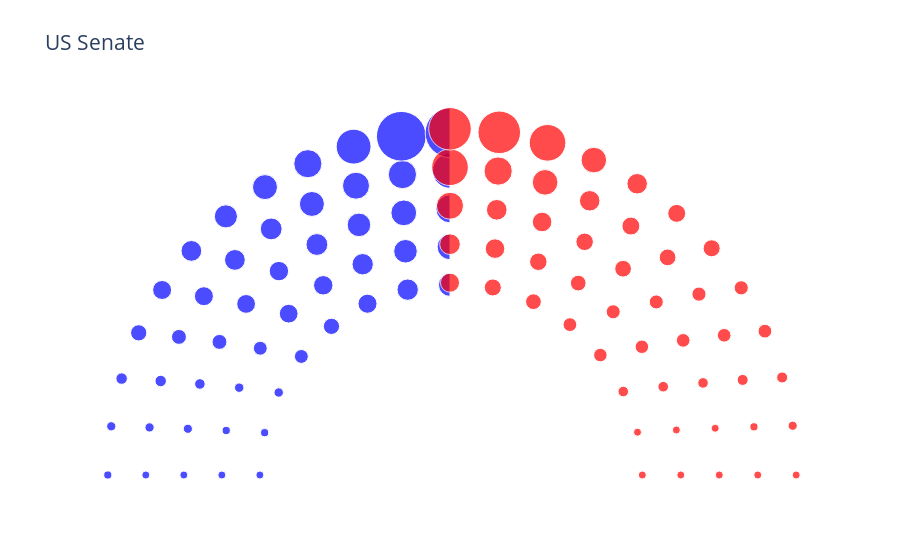

The code cell stored with this chart in its notebook:
### Code cell
# JUST MAKE A POLAR CHART FFS

from plotly.subplots import make_subplots

fig = make_subplots(rows=1, cols=2, specs=[[{'type': 'polar'}]*2]*1, horizontal_spacing=0)

rep_coords = [(r, a*90 / (r+2)) for a in range(12) for r in range(max(5, a-2),10)]
dem_coords = [(r, 180 - a*90 / (r+2)) for a in range(12) for r in range(max(5, a-2),10)]

r_vals = [a[0] for a in dem_coords] + [a[0] for a in rep_coords]
theta_vals = [a[1] for a in dem_coords] + [a[1] for a in rep_coords]



fig.add_trace(go.Scatterpolar(
        r = [a[0] for a in dem_coords],
        theta = [a[1] for a in dem_coords],
        text=list(Dns['Senator']),
        mode = 'markers',
        marker = dict(
            color='blue',
            size=list(Dns['POPESTIMATE2019']),
            sizemode='area',
            sizeref=2.*40000000/(50.**2),
            sizemin=4)

    ), 1, 1)

fig.add_trace(go.Scatterpolar(
        r = [a[0] for a in rep_coords],
        theta = [a[1] for a in rep_coords],
        text = list(Rns['Senator']),
        mode = 'markers',
        marker = dict(
            color='red',
            size=list(Rns['POPESTIMATE2019']),
            sizemode='area',
            sizeref=2.*40000000/(50.**2),
            sizemin=4)
    ), 1, 2)



fig.update_layout(
    title = "US Senate",
    font_size = 15,
    showlegend = False,
    polar = dict(
        sector = [90,180],
        bgcolor = "white",
        angularaxis = dict(showline=False,showticklabels=False, ticks=''),
        radialaxis = dict(showline=False, showticklabels=False, ticks='')
    ),
    polar2 = dict(
        sector = [0, 90],
        bgcolor = "white",
        angularaxis = dict(showline=False,showticklabels=False, ticks=''),
        radialaxis = dict(showline = False,showticklabels=False, ticks='')
    ),
    paper_bgcolor = "white"
)



fig.show()

### Figure 1 — Plotly figure (JSON) as saved in the notebook; plotly's stock layout.template omitted (floating-point values rounded to 4 significant figures)
{"data": [{"marker": {"color": "blue", "size": [623989, 623989, 973764, 973764, 1059361, 1059361, 1068778, 1344212, 1359711, 1359711, 1415872, 1415872, 1792147, 2096829, 2096829, 3080156, 3080156, 3565287, 3565287, 4217737, 4217737, 5639632, 5639632, 5758736, 5758736, 5822434, 6045680, 6045680, 6892503, 6892503, 7278717, 7278717, 7614893, 7614893, 8535519, 8535519, 8882190, 8882190, 9986857, 9986857, 10617423, 10617423, 11689100, 12671821, 12671821, 12801989, 19453561, 19453561, 39512223, 39512223], "sizemin": 4, "sizemode": "area", "sizeref": 32000}, "mode": "markers", "r": [5, 6, 7, 8, 9, 5, 6, 7, 8, 9, 5, 6, 7, 8, 9, 5, 6, 7, 8, 9, 5, 6, 7, 8, 9, 5, 6, 7, 8, 9, 5, 6, 7, 8, 9, 5, 6, 7, 8, 9, 6, 7, 8, 9, 7, 8, 9, 8, 9, 9], "subplot": "polar", "text": ["Bernie Sanders", "Patrick Leahy", "Chris Coons", "Tom Carper", "Jack Reed", "Sheldon Whitehouse", "Jon Tester", "Angus King", "Maggie Hassan", "Jeanne Shaheen", "Brian Schatz", "Mazie Hirono", "Joe Manchin", "Martin Heinrich", "Ben Ray Luján", "Catherine Cortez Masto", "Jacky Rosen", "Chris Murphy", "Richard Blumenthal", "Ron Wyden", "Jeff Merkley", "Tina Smith", "Amy Klobuchar", "Michael Bennet", "John Hickenlooper", "Tammy Baldwin", "Chris Van Hollen", "Ben Cardin", "Ed Markey", "Elizabeth Warren", "Kyrsten Sinema", "Mark Kelly", "Maria Cantwell", "Patty Murray", "Tim Kaine", "Mark Warner", "Bob Menendez", "Cory Booker", "Gary Peters", "Debbie Stabenow", "Jon Ossoff", "Raphael Warnock", "Sherrod Brown", "Tammy Duckworth", "Dick Durbin", "Bob Casey Jr.", "Chuck Schumer", "Kirsten Gillibrand", "Dianne Feinstein", "Alex Padilla"], "theta": [180, 180, 180, 180, 180, 167.1, 168.8, 170, 171, 171.8, 154.3, 157.5, 160, 162, 163.6, 141.4, 146.2, 150, 153, 155.5, 128.6, 135, 140, 144, 147.3, 115.7, 123.8, 130, 135, 139.1, 102.9, 112.5, 120, 126, 130.9, 90, 101.2, 110, 117, 122.7, 90, 100, 108, 114.5, 90, 99, 106.4, 90, 98.18, 90], "type": "scatterpolar"}, {"marker": {"color": "red", "size": [578759, 578759, 731545, 731545, 762062, 762062, 884659, 884659, 1068778, 1344212, 1787065, 1787065, 1792147, 1934408, 1934408, 2913314, 2913314, 2976149, 2976149, 3017804, 3017804, 3155070, 3155070, 3205958, 3205958, 3956971, 3956971, 4467673, 4467673, 4648794, 4648794, 4903185, 4903185, 5148714, 5148714, 5822434, 6137428, 6137428, 6732219, 6732219, 6829174, 6829174, 10488084, 10488084, 11689100, 12801989, 21477737, 21477737, 28995881, 28995881], "sizemin": 4, "sizemode": "area", "sizeref": 32000}, "mode": "markers", "r": [5, 6, 7, 8, 9, 5, 6, 7, 8, 9, 5, 6, 7, 8, 9, 5, 6, 7, 8, 9, 5, 6, 7, 8, 9, 5, 6, 7, 8, 9, 5, 6, 7, 8, 9, 5, 6, 7, 8, 9, 6, 7, 8, 9, 7, 8, 9, 8, 9, 9], "subplot": "polar2", "text": ["Cynthia Lummis", "John Barrasso", "Lisa Murkowski", "Dan Sullivan", "John Hoeven", "Kevin Cramer", "Mike Rounds", "John Thune", "Steve Daines", "Susan Collins", "Mike Crapo", "Jim Risch", "Shelley Moore Capito", "Deb Fischer", "Ben Sasse", "Jerry Moran", "Roger Marshall", "Cindy Hyde-Smith", "Roger Wicker", "John Boozman", "Tom Cotton", "Joni Ernst", "Chuck Grassley", "Mitt Romney", "Mike Lee", "James Lankford", "Jim Inhofe", "Mitch McConnell", "Rand Paul", "Bill Cassidy", "John Kennedy", "Richard Shelby", "Tommy Tuberville", "Tim Scott", "Lindsey Graham", "Ron Johnson", "Roy Blunt", "Josh Hawley", "Mike Braun", "Todd Young", "Marsha Blackburn", "Bill Hagerty", "Richard Burr", "Thom Tillis", "Rob Portman", "Pat Toomey", "Rick Scott", "Marco Rubio", "Ted Cruz", "John Cornyn"], "theta": [0, 0, 0, 0, 0, 12.86, 11.25, 10, 9, 8.182, 25.71, 22.5, 20, 18, 16.36, 38.57, 33.75, 30, 27, 24.55, 51.43, 45, 40, 36, 32.73, 64.29, 56.25, 50, 45, 40.91, 77.14, 67.5, 60, 54, 49.09, 90, 78.75, 70, 63, 57.27, 90, 80, 72, 65.45, 90, 81, 73.64, 90, 81.82, 90], "type": "scatterpolar"}], "layout": {"font": {"size": 15}, "paper_bgcolor": "white", "polar": {"angularaxis": {"showline": false, "showticklabels": false, "ticks": ""}, "bgcolor": "white", "domain": {"x": [0, 0.5], "y": [0, 1]}, "radialaxis": {"showline": false, "showticklabels": false, "ticks": ""}, "sector": [90, 180]}, "polar2": {"angularaxis": {"showline": false, "showticklabels": false, "ticks": ""}, "bgcolor": "white", "domain": {"x": [0.5, 1], "y": [0, 1]}, "radialaxis": {"showline": false, "showticklabels": false, "ticks": ""}, "sector": [0, 90]}, "showlegend": false, "title": {"text": "US Senate"}}}
